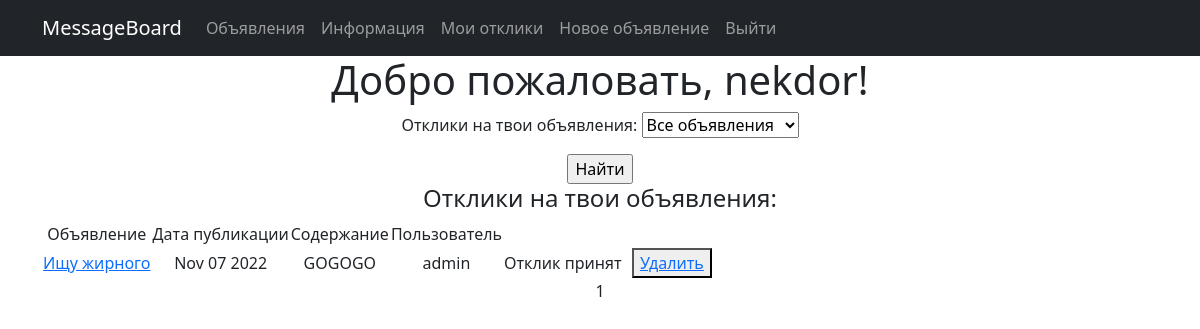
/replies/ (signed in), run on the app's committed database.
### board/models.py (models this page shows, shortened)
class Reply(models.Model):
    author = models.ForeignKey(User, on_delete=models.CASCADE, default = None)
    message = models.ForeignKey(Message, on_delete=models.CASCADE)
    text = models.TextField()
    confirmed = models.BooleanField(default=False)
    post_time = models.DateTimeField(auto_now_add=True)

class Message(models.Model):
    author = models.ForeignKey(User, on_delete=models.CASCADE, blank=True, null=True)
    CATEGORIES = [
        ('tanks', 'Танки'),
        ('healers', 'Хилы'),
        ('dd', 'ДД'),
        ('merchants', 'Торговцы'),
        ('guildmasters', 'Гилдмастеры'),
        ('questgivers', 'Квестгиверы'),
        ('smiths', 'Кузнецы'),
        ('tanners', 'Кожевники'),
        ('potionmasters', 'Зельевары'),
        ('spellmasters', 'Мастера заклинаний'),
    ]
    category = models.CharField(max_length=100, choices=CATEGORIES, default='tanks')
    title = models.CharField(max_length=100, blank=True, null=False)
    content = RichTextUploadingField(blank=True, null=True, extra_plugins=['youtube'])
    post_time = models.DateTimeField(auto_now_add=True)
    def __str__(self):
        return str(self.id) + '. ' + self.title

### board/views.py (the view)
# urls.py: path('replies/', ReplyList.as_view(), name='reply_list'),
class ReplyList(LoginRequiredMixin, ListView):
    model = Reply
    ordering = '-post_time'
    template_name = 'replies.html'
    context_object_name = 'replies'
    paginate_by = 3
    def get_context_data(self, **kwargs):
        context = super().get_context_data(**kwargs)
        context['filterset'] = self.filterset
        context['user'] = self.request.user.username
        return context
    def get_queryset(self):
        queryset = super().get_queryset()
        queryset = queryset.filter(message__author=self.request.user)
        self.filterset = ReplyFilter(self.request.GET, request=self.request, queryset=queryset)
        return self.filterset.qs

### board/filters.py (called while the page is built)
def user_message_set(request):
    if request is None:
        return Message.objects.none()
    return Message.objects.filter(author=request.user)

### templates/replies.html (shortened to what this page needs)
{% extends 'paginated.html' %}
{% block main_content %}
    <h1>Добро пожаловать, {{request.user.username}}!</h1>
    <form action="" method="get">
    {{ filterset.form.as_p }}
    <input type="submit" value="Найти" />
    {% if replies %}
        <h4> Отклики на твои объявления: </h4>
        <table>
            <tr>
                <td>Объявление</td>
                <td>Дата публикации</td>
                <td>Содержание</td>
                <td>Пользователь</td>
            </tr>
            {% for reply in replies %}
            <tr>
                <td><a href={{ reply.message.pk }}/> {{ reply.message.title }} </a></td>
                <td>{{ reply.post_time|date:'M d Y' }}</td>
                <td>{{ reply.text }}</td>
                <td>{{ reply.author }}</td>
                <td>
                    {% if not reply.confirmed %}
                        <button> <a href={% url 'reply_confirm' reply.id %}> Принять </a> </button>
                    {% else %} Отклик принят
                    {% endif %}
                </td>
                <td>
                    &nbsp <button> <a href={% url 'reply_delete' reply.id %}> Удалить </a> </button>
                </td>
            </tr>
            {% endfor %}
        </table>
   {% else %}
       <h4>Откликов нет!</h4>
   {% endif %}
{% endblock main_content %}

### data on the page
Reply: message "Ищу жирного", post_time "Nov 07 2022", text "GOGOGO", author "admin", confirmed "Отклик принят"

### other printed values
{{ request.user.username }} "nekdor"
{{ page_obj.number }} "1"
